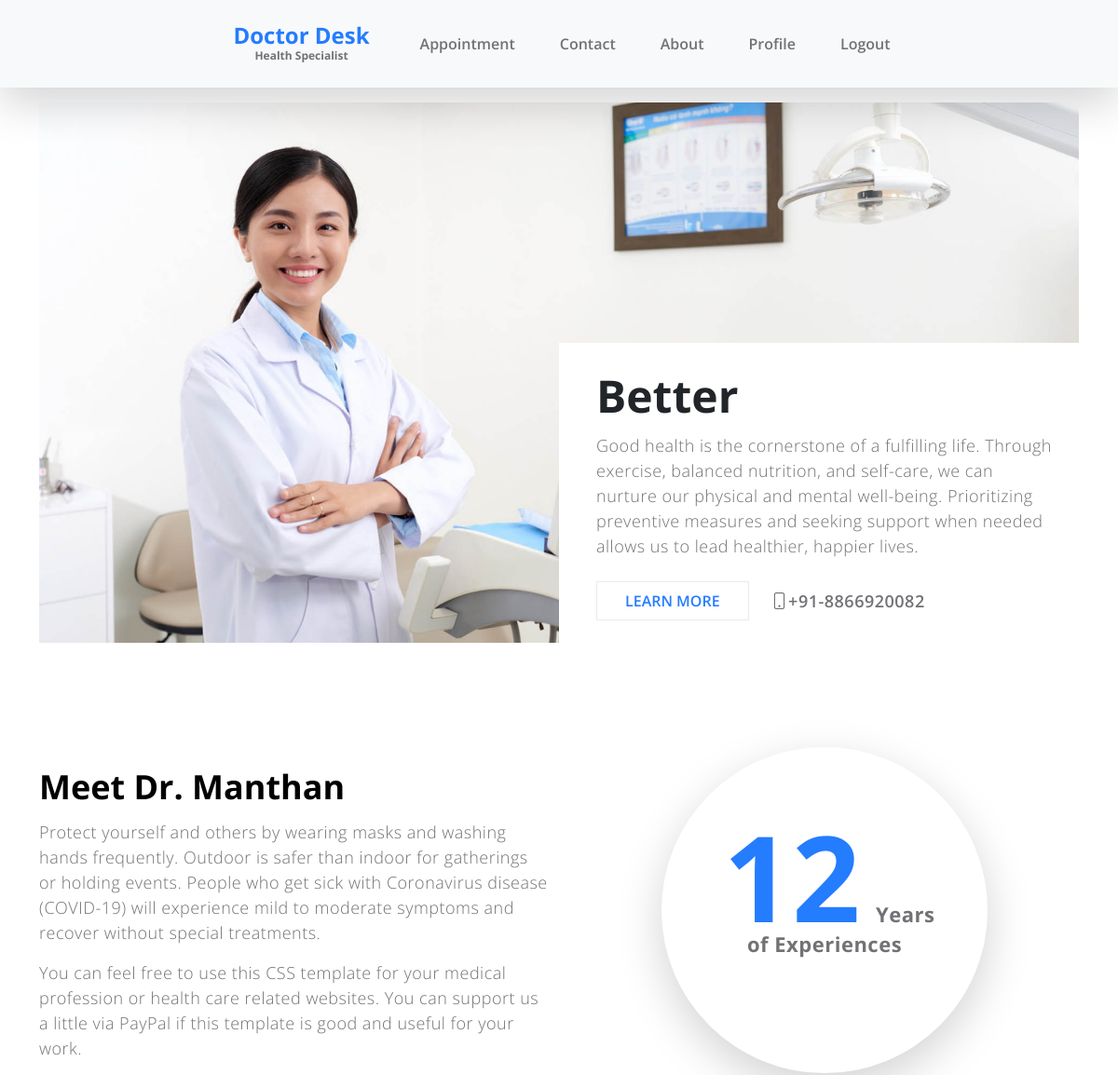
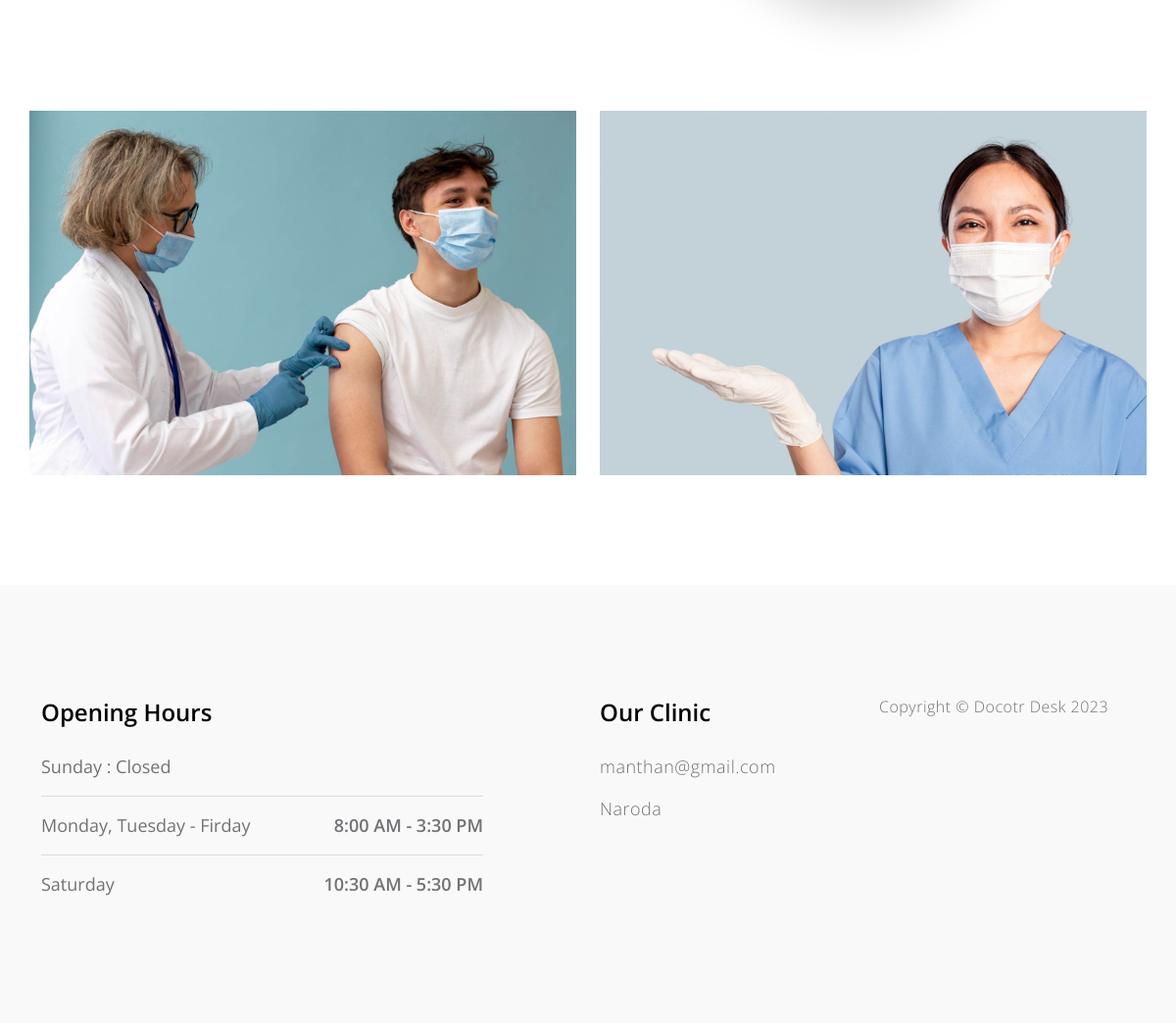
The app's page /Patienthome/ with its own data (2 pictures, top to bottom).
### doctor/models.py (models this page shows, shortened)
class DoctorRegistrationdetails(models.Model):
    Doctor_Name = models.CharField(max_length=1000, default="")
    Doctor_Phone_Number = models.IntegerField()
    Doctor_Email_id =models.EmailField()
    Doctor_Clinic_Address =models.CharField(max_length=10, default="")
    Clinic_Name = models.CharField(max_length=10, default="")
    Doctor_Specialization = models.CharField(max_length=10, default="")
    Password = models.CharField(max_length=10, default="")
    Confirm_Password = models.CharField(max_length=10, default="")

### patient/views.py (the view)
# urls.py: path('Patienthome/',patientHome,name="Patienthome"),
def patientHome(request):
    doctor = DoctorRegistrationdetails.objects.get(id=1)
    return render(request,'patientHome.html',{"doc":doctor})

### patient/templates/patientHome.html (shortened to what this page needs)
{% include 'Master.html' %}
{% block body %}
{% load static %}
<!doctype html>
<html lang="en">
    <body id="top">
        <main>
            <section class="hero" id="hero">
                <div class="container">
                    <div class="row">
                        <div class="col-12">
                            <div id="myCarousel" class="carousel slide carousel-fade" data-bs-ride="carousel">
                                <div class="carousel-inner">
                                    <div class="carousel-item">
                                    </div>
                                </div>
                            </div>
                            <div class="heroText d-flex flex-column justify-content-center">
                                <h1 class="mt-auto mb-2">
                                    Better
                                </h1>
                                <p class="mb-4">Good health is the cornerstone of a fulfilling life. Through exercise, balanced nutrition, and self-care, we can nurture our physical and mental well-being. Prioritizing preventive measures and seeking support when needed allows us to lead healthier, happier lives.</p>
                                <div class="heroLinks d-flex flex-wrap align-items-center">
                                    <a class="custom-link me-4" href="#about" data-hover="Learn More">Learn More</a>
                                    <p class="contact-phone mb-0"><i class="bi-phone"></i>+91-{{doc.Doctor_Phone_Number}}</p>
                                </div>
                            </div>
                        </div>
                    </div>
                </div>
            </section>
            <section class="section-padding" id="about">
                <div class="container">
                    <div class="row">
                        <div class="col-lg-6 col-md-6 col-12">
                            <h2 class="mb-lg-3 mb-3">
                                    <h2>Meet Dr. {{ doc.Doctor_Name }}</h2>
                            <p>Protect yourself and others by wearing masks and washing hands frequently. Outdoor is safer than indoor for gatherings or holding events. People who get sick with Coronavirus disease (COVID-19) will experience mild to moderate symptoms and recover without special treatments.</p>
                            <p>You can feel free to use this CSS template for your medical profession or health care related websites. You can <a rel="nofollow" href="http://paypal.me/templatemo" target="_blank">support us a little</a> via PayPal if this template is good and useful for your work.</p>
                        </div>
                        <div class="col-lg-4 col-md-5 col-12 mx-auto">
                            <div class="featured-circle bg-white shadow-lg d-flex justify-content-center align-items-center">
                                <p class="featured-text"><span class="featured-number">12</span> Years<br> of Experiences</p>
                            </div>
                        </div>
                    </div>
                </div>
            </section>
            <section class="gallery">
                <div class="container">
                    <div class="row">
                        <div class="col-lg-6 col-6 ps-0">
                            <img src="{% static 'images/gallery/medium-shot-man-getting-vaccine.jpg' %}" class="img-fluid galleryImage" alt="get a vaccine" title="get a vaccine for yourself">
                        </div>
                        <div class="col-lg-6 col-6 pe-0">
                            <img src="{% static 'images/gallery/female-doctor-with-presenting-hand-gesture.jpg' %}" class="img-fluid galleryImage" alt="wear a mask" title="wear a mask to protect yourself">
                        </div>
                    </div>
                </div>
            </section>
            <section class="section-padding pb-0" id="reviews">
            </section>
        </main>
        <footer class="site-footer section-padding" id="contact">
            <div class="container">
                <div class="row">
                    <div class="col-lg-5 me-auto col-12">
                        <h5 class="mb-lg-4 mb-3">Opening Hours</h5>
                        <ul class="list-group list-group-flush">
                            <li class="list-group-item d-flex">
                                Sunday : Closed
                            </li>
                            <li class="list-group-item d-flex">
                                Monday, Tuesday - Firday
                                <span>8:00 AM - 3:30 PM</span>
                            </li>
                            <li class="list-group-item d-flex">
                                Saturday
                                <span>10:30 AM - 5:30 PM</span>
                            </li>
                        </ul>
                    </div>
                    <div class="col-lg-2 col-md-6 col-12 my-4 my-lg-0">
                        <h5 class="mb-lg-4 mb-3">Our Clinic</h5>
                        <p><a href="mailto:hello@company.co">{{ doc.Doctor_Email_id }}</a><p>
                        <p>{{doc.Doctor_Clinic_Address}}</p>
                    </div>
                    <div class="col-lg-3 col-12 ms-auto mt-4 mt-lg-0">
                        <p class="copyright-text">Copyright © Docotr Desk 2023 </p>
                    </div>
                </div>
        </footer>
    </body>
</html>
{% endblock body %}

### patient/templates/Master.html (shortened to what this page needs)
{% load static %}
<!doctype html>
<html lang="en">
    <head>
        <link href="css/bootstrap.min.css" rel="stylesheet">
        <link href="css/bootstrap-icons.css" rel="stylesheet">
        <link href="css/owl.carousel.min.css" rel="stylesheet">
        <link href="css/owl.theme.default.min.css" rel="stylesheet">
        <link href="css/templatemo-medic-care.css" rel="stylesheet">
        <link rel="stylesheet" type="text/css" href="{% static 'css/bootstrap-icon.css' %}"/>
        <link rel="stylesheet" type="text/css" href="{% static 'css/bootstrap.min.css' %}"/>
        <link rel="stylesheet" type="text/css" href="{% static 'css/owl.carousel.min.css' %}"/>
        <link rel="stylesheet" type="text/css" href="{% static 'css/owl.theme.default.min.css' %}"/>
        <link rel="stylesheet" type="text/css" href="{% static 'css/templatemo-medic-care.css' %}"/>
        <link rel="stylesheet" type="text/css" href="{% static 'fonts/bootstrap-icons.woff' %}"/>
        <link rel="stylesheet" type="text/css" href="{% static 'fonts/bootstrap-icons.woff2' %}"/>
    </head>
    <body id="top">
        <main>
            <nav class="navbar navbar-expand-lg bg-light fixed-top shadow-lg">
                <div class="container">
                    <div class="collapse navbar-collapse" id="navbarNav">
                        <ul class="navbar-nav mx-auto">
                            <a class="navbar-brand d-none d-lg-block" href="/Patienthome">
                                Doctor Desk
                                 <strong class="d-block">Health Specialist</strong>
                             </a>
                            <li class="nav-item">
                                <a class="nav-link" href="/BookAppointment/{{request.session.loginid}}">Appointment</a>
                            </li>
                            <li class="nav-item">
                                <a class="nav-link" href="/Patienthome#contact">Contact</a>
                            </li>
                            <li class="nav-item">
                                <a class="nav-link" href="/Patienthome#about" >About</a>
                            </li>
                            <li class="nav-item">
                                <a class="nav-link" href="/patientProfile/{{request.session.loginid}}" >Profile</a>
                            </li>
                            <li class="nav-item">
                                <a class="nav-link" href="/patientLogout" >Logout</a>
                            </li>
                        </ul>
                    </div>
                </div>
            </nav>
        </main>
    </body>
</html>

### doctor/static/css/templatemo-medic-care.css (style rules this page uses)
:root { --white-color: #FFFFFF; --primary-color: #247cff; --section-bg-color: #F9F9F9; --dark-color: #000000; --title-color: #565758; --p-color: #717275; --border-color: #eaeaea; --body-font-family: 'Open Sans', sans-serif; --h1-font-size: 48px; --h2-font-size: 36px; --h3-font-size: 32px; --h4-font-size: 28px; --h5-font-size: 24px; --h6-font-size: 22px; --p-font-size: 18px; --menu-font-size: 16px; --font-weight-light: 300; --font-weight-normal: 400; --font-weight-semibold: 600; --font-weight-bold: 700; }
body { background: var(--white-color); font-family: var(--body-font-family); position: relative; padding-top: 94px; }
h2, h3, h4, h5, h6 { color: var(--dark-color); line-height: inherit; }
h1, h2, h3, h4, h5, h6 { font-weight: var(--font-weight-semibold); }
h1, h2 { font-weight: var(--font-weight-bold); }
h1 { font-size: var(--h1-font-size); line-height: normal; }
h2 { font-size: var(--h2-font-size); }
h5 { font-size: var(--h5-font-size); }
p { color: var(--p-color); font-size: var(--p-font-size); font-weight: var(--font-weight-light); letter-spacing: 0.5px; }
a, button { touch-action: manipulation; transition: all 0.3s; }
a { color: var(--p-color); text-decoration: none; }
.section-padding { padding-top: 7rem; padding-bottom: 7rem; }
.custom-link { display: inline-block; text-decoration: none; border: 1px solid var(--border-color); color: var(--primary-color); pointer-events: auto; font-weight: var(--font-weight-semibold); line-height: 40px; position: relative; padding: 0 30px; box-sizing: border-box; margin: 0; -webkit-user-select: none; -moz-user-select: none; -ms-user-select: none; user-select: none; overflow: hidden; border-radius: 0; text-transform: uppercase; }
.custom-link::before { content: attr(data-hover); background-color: var(--border-color); color: var(--primary-color); position: absolute; top: 100%; bottom: 0; left: 0; transition: all 300ms cubic-bezier(0.19, 1, 0.56, 1); right: 0; text-align: center; }
b, strong { font-weight: var(--font-weight-bold); }
.list-group-item { background-color: transparent; color: var(--p-color); font-size: var(--p-font-size); padding: 1rem 0; }
.list-group-item:first-child { padding-top: 0; }
.list-group-item span { font-weight: var(--font-weight-semibold); margin-left: auto; }
.hero { padding-top: 0rem; }
.hero .container { position: relative; overflow: hidden; height: 580px; }
.heroText { background: var(--white-color); position: absolute; z-index: 2; bottom: 0; right: 0; padding: 1.5rem 2.5rem; width: 50%; }
.contact-phone { font-weight: var(--font-weight-semibold); }
.featured-circle { border-radius: 100%; width: 350px; height: 350px; margin: 0 auto; padding: 0 20px; }
.featured-text { font-size: var(--h6-font-size); line-height: 2rem; font-weight: var(--font-weight-bold); text-align: center; margin-bottom: 0; }
.featured-number { color: var(--primary-color); font-size: 8rem; margin: 0 10px; }
.navbar { padding-top: 20px; padding-bottom: 20px; }
.navbar-brand { color: var(--primary-color); font-size: var(--h5-font-size); font-weight: var(--font-weight-bold); margin: 0 30px; padding: 0; text-align: center; }
.navbar-brand strong { color: var(--p-color); font-size: 12px; position: relative; bottom: 5px; }
.navbar-expand-lg .navbar-nav .nav-link { padding-right: 1.5rem; padding-left: 1.5rem; }
.navbar-nav .nav-link { color: var(--p-color); font-weight: var(--font-weight-semibold); font-size: var(--menu-font-size); padding-top: 15px; padding-bottom: 15px; }
.site-footer { background: var(--section-bg-color); }
.copyright-text { font-size: var(--menu-font-size); }

### records on screen
DoctorRegistrationdetails: Doctor_Phone_Number "8866920082", Doctor_Name "Manthan", Doctor_Email_id "manthan@gmail.com", Doctor_Clinic_Address "Naroda"
